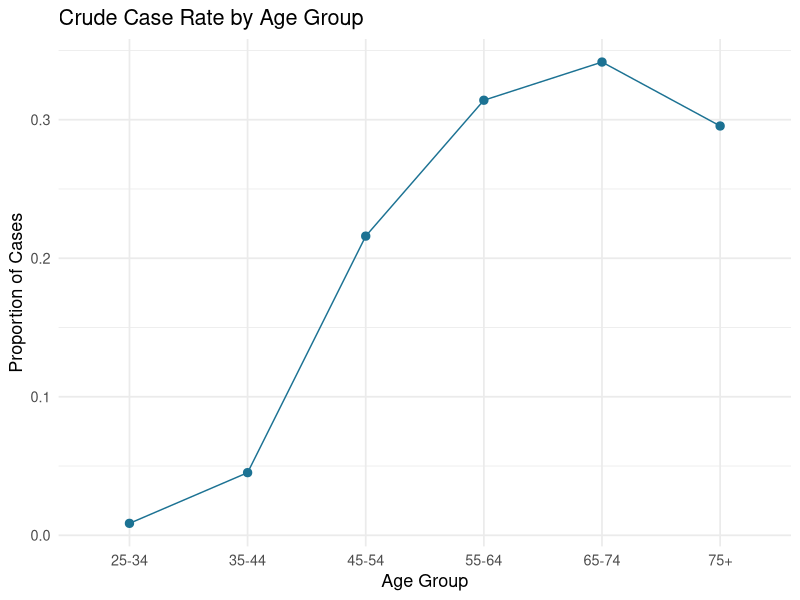
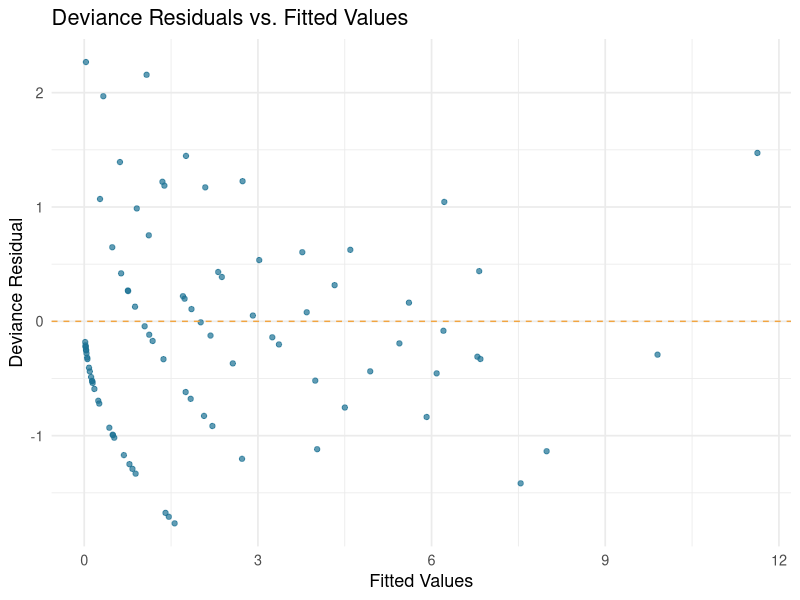
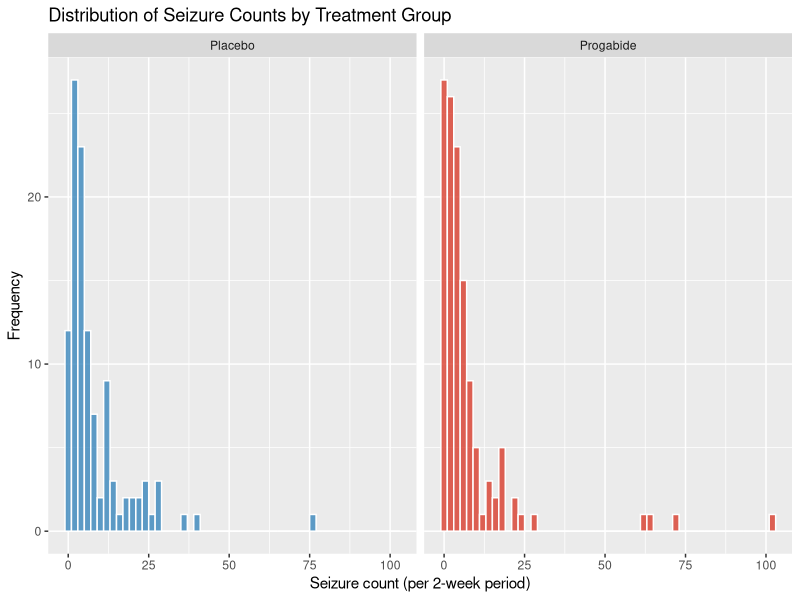
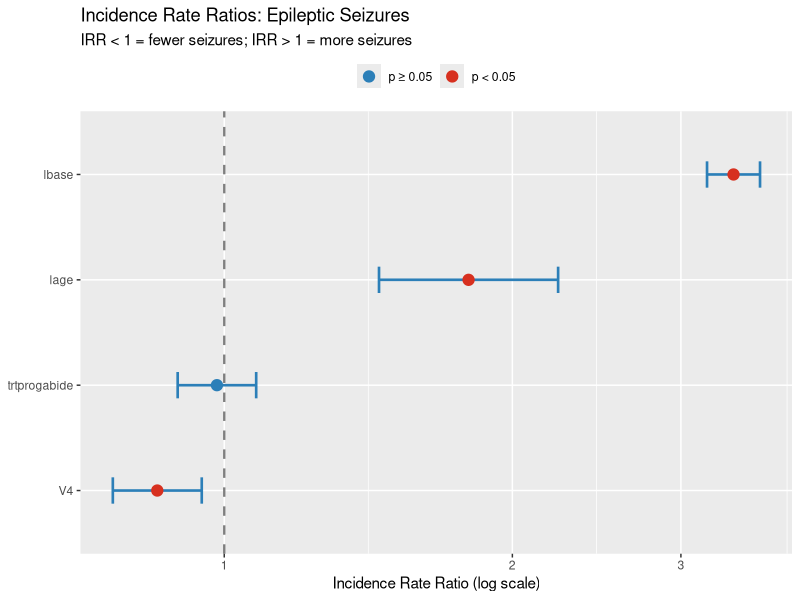
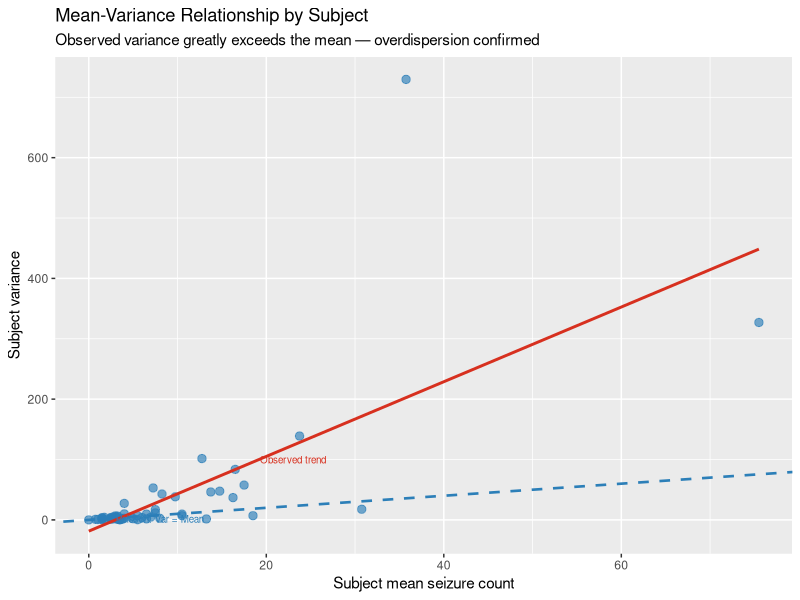
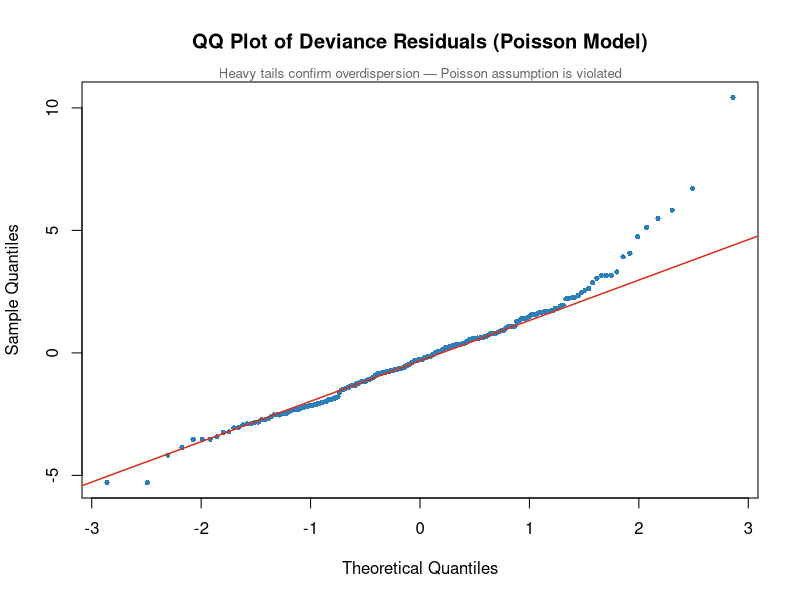

Here is the R script that generated these plots, in order:
## ---- chunk 1
knitr::opts_chunk$set(echo = TRUE, message = FALSE, warning = FALSE,
                       fig.align = "center", fig.width = 5.5, fig.height = 4)
library(ggplot2)
library(dplyr)
library(broom)
library(MASS)
## ---- chunk 2
data(esoph)
esoph$total <- esoph$ncases + esoph$ncontrols
str(esoph)
## ---- chunk 3
summary(esoph[, c("ncases", "ncontrols", "total")])
## ---- chunk 4
esoph %>%
  group_by(agegp) %>%
  summarise(cases = sum(ncases), total = sum(total), rate = cases / total) %>%
  ggplot(aes(x = agegp, y = rate, group = 1)) +
  geom_point(size = 2.5, color = "#1C7293") +
  geom_line(color = "#1C7293") +
  labs(title = "Crude Case Rate by Age Group",
       x = "Age Group", y = "Proportion of Cases") +
  theme_minimal(base_size = 13)
## ---- chunk 5
m_age <- glm(ncases ~ agegp, offset = log(total), family = poisson(link = "log"), data = esoph)
summary(m_age)
## ---- chunk 6
cat("Residual deviance / df:", round(deviance(m_age) / df.residual(m_age), 2), "\n")
cat("Pearson dispersion statistic:", round(sum(residuals(m_age, type = "pearson")^2) / df.residual(m_age), 2), "\n")
## ---- chunk 7
m_full <- glm(ncases ~ agegp + tobgp + alcgp,
              offset = log(total), family = poisson(link = "log"), data = esoph)
summary(m_full)
## ---- chunk 8
anova(m_age, m_full, test = "Chisq")
## ---- chunk 9
m_step <- stepAIC(m_full, direction = "both", trace = FALSE)
formula(m_step)
AIC(m_age, m_full, m_step)
## ---- chunk 10
tidy(m_full, exponentiate = TRUE, conf.int = TRUE) %>%
  mutate(across(where(is.numeric), ~round(., 3)))
## ---- chunk 11
cat("Residual deviance / df:", round(deviance(m_full) / df.residual(m_full), 2), "\n")
cat("Pearson dispersion statistic:", round(sum(residuals(m_full, type = "pearson")^2) / df.residual(m_full), 2), "\n")
## ---- chunk 12
diag_df <- data.frame(fitted = fitted(m_full), resid = residuals(m_full, type = "deviance"))
ggplot(diag_df, aes(x = fitted, y = resid)) +
  geom_point(color = "#1C7293", alpha = 0.7) +
  geom_hline(yintercept = 0, linetype = "dashed", color = "#F2A541") +
  labs(title = "Deviance Residuals vs. Fitted Values",
       x = "Fitted Values", y = "Deviance Residual") +
  theme_minimal(base_size = 13)
## ---- chunk 13
new_profiles <- data.frame(
  agegp = factor(c("35-44", "65-74"), levels = levels(esoph$agegp), ordered = TRUE),
  tobgp = factor(c("0-9g/day", "20-29"), levels = levels(esoph$tobgp), ordered = TRUE),
  alcgp = factor(c("0-39g/day", "120+"), levels = levels(esoph$alcgp), ordered = TRUE),
  total = c(100, 100)
)
new_profiles$predicted_cases_per_100 <- predict(m_full, newdata = new_profiles, type = "response")
new_profiles
## ---- chunk 14
profile3 <- data.frame(
  agegp = factor("55-64", levels = levels(esoph$agegp), ordered = TRUE),
  tobgp = factor("30+", levels = levels(esoph$tobgp), ordered = TRUE),
  alcgp = factor("0-39g/day", levels = levels(esoph$alcgp), ordered = TRUE),
  total = 100
)
predict(m_full, newdata = profile3, type = "response")
## ---- chunk 15
data(epil, package = "MASS")
str(epil)
## ---- chunk 16
epi_dict <- data.frame(
  Variable = c("y","trt","base","age","V4","subject","period","lbase","lage"),
  Description = c(
    "Seizure count in a 2-week period — the count outcome",
    "Treatment group: 'placebo' or 'progabide'",
    "Baseline seizure count (8 weeks before trial)",
    "Patient age (years)",
    "Indicator: 4th observation period (captures period-specific shift)",
    "Patient ID (59 patients × 4 periods = 236 observations)",
    "Observation period: 1 to 4",
    "log(base / 4) — log-scaled baseline rate per 2-week period",
    "log(age) — log-transformed patient age"
  )
)

## ---- chunk 17
cat("Seizure count summary:\n")
summary(epil$y)
cat(sprintf("\n  Mean:     %.2f\n  Variance: %.2f\n  Ratio (Var/Mean): %.2f\n",
            mean(epil$y), var(epil$y), var(epil$y) / mean(epil$y)))
cat("\nNote: Variance >> Mean suggests overdispersion — a key diagnostic concern.\n")
## ---- chunk 18
ggplot(epil, aes(x = y, fill = trt)) +
  geom_histogram(binwidth = 2, color = "white", alpha = 0.75) +
  scale_fill_manual(values = c("placebo" = "#2c7fb8", "progabide" = "#d7301f")) +
  facet_wrap(~ trt, ncol = 2,
             labeller = labeller(trt = c(placebo = "Placebo", progabide = "Progabide"))) +
  labs(
    title    = "Distribution of Seizure Counts by Treatment Group",
    
    x = "Seizure count (per 2-week period)", y = "Frequency"
  ) +
  theme(legend.position = "none")
## ---- chunk 19
ep0 <- glm(y ~ 1, data = epil, family = poisson)
cat("Null deviance:", round(deviance(ep0), 2), "on", df.residual(ep0), "df\n")
cat("Global mean count:", round(mean(epil$y), 3), "\n")
## ---- chunk 20
ep1 <- glm(y ~ trt, data = epil, family = poisson)
summary(ep1)

cat(sprintf("\nUnadjusted IRR for progabide: %.3f  (95%% CI: %.3f – %.3f)\n",
            exp(coef(ep1)["trtprogabide"]),
            exp(confint.default(ep1)["trtprogabide", 1]),
            exp(confint.default(ep1)["trtprogabide", 2])))
## ---- chunk 21
ep2 <- glm(y ~ trt + lbase + lage + V4,
           data   = epil,
           family = poisson)
summary(ep2)
## ---- chunk 22
IRR_table <- exp(cbind(
  IRR      = coef(ep2),
  Lower95  = confint(ep2)[, 1],
  Upper95  = confint(ep2)[, 2]
))

cat("\nIRR with 95% CI:\n")
print(round(IRR_table, 3))
## ---- chunk 23
cf_ep2 <- data.frame(
  Term     = names(coef(ep2))[-1],
  IRR      = exp(coef(ep2))[-1],
  CI_lower = exp(confint.default(ep2))[-1, 1],
  CI_upper = exp(confint.default(ep2))[-1, 2],
  p_value  = coef(summary(ep2))[-1, 4]
)

ggplot(cf_ep2, aes(x = IRR, y = reorder(Term, IRR))) +
  geom_vline(xintercept = 1, linetype = "dashed", color = "gray50", linewidth = 0.8) +
  geom_errorbarh(aes(xmin = CI_lower, xmax = CI_upper),
                 height = 0.25, color = "#2c7fb8", linewidth = 0.9) +
  geom_point(aes(color = p_value < 0.05), size = 3.5) +
  scale_color_manual(
    values = c("TRUE" = "#d7301f", "FALSE" = "#2c7fb8"),
    labels = c("TRUE" = "p < 0.05", "FALSE" = "p ≥ 0.05"), name = NULL
  ) +
  scale_x_log10() +
  labs(
    title    = "Incidence Rate Ratios: Epileptic Seizures",
    subtitle = "IRR < 1 = fewer seizures; IRR > 1 = more seizures",
    x = "Incidence Rate Ratio (log scale)", y = NULL
  ) +
  theme(legend.position = "top")
## ---- chunk 24
# Mean-variance plot by subject
mean_var <- epil |>
  group_by(subject) |>
  summarise(subj_mean = mean(y), subj_var = var(y), .groups = "drop")

ggplot(mean_var, aes(x = subj_mean, y = subj_var)) +
  geom_abline(slope = 1, intercept = 0, linetype = "dashed",
              color = "#2c7fb8", linewidth = 0.9) +
  geom_point(color = "#2c7fb8", alpha = 0.65, size = 2.5) +
  geom_smooth(method = "lm", se = FALSE, color = "#d7301f", linewidth = 1) +
  annotate("text", x = 8,  y = 2,
           label = "Poisson: Var = Mean", color = "#2c7fb8", size = 2.5) +
  annotate("text", x = 23, y = 100,
           label = "Observed trend", color = "#d7301f", size = 2.5) +
  labs(
    title    = "Mean-Variance Relationship by Subject",
    subtitle = "Observed variance greatly exceeds the mean — overdispersion confirmed",
    x = "Subject mean seizure count", y = "Subject variance"
  )
## ---- chunk 25
#Dispersion for ep2 model
cat("Residual deviance / df:", round(deviance(ep2) / df.residual(ep2), 2), "\n")
cat("Pearson dispersion statistic:", round(sum(residuals(ep2, type = "pearson")^2) / df.residual(ep2), 2), "\n")
## ---- chunk 26
qqnorm(residuals(ep2, type = "deviance"),
       main  = "QQ Plot of Deviance Residuals (Poisson Model)",
       col   = "#2c7fb8", pch = 16, cex = 0.7)
qqline(residuals(ep2, type = "deviance"),
       col = "#d7301f", lwd = 1.5)
mtext("Heavy tails confirm overdispersion — Poisson assumption is violated",
      side = 3, cex = 0.8, col = "gray40")
## ---- chunk 27
sessionInfo()
